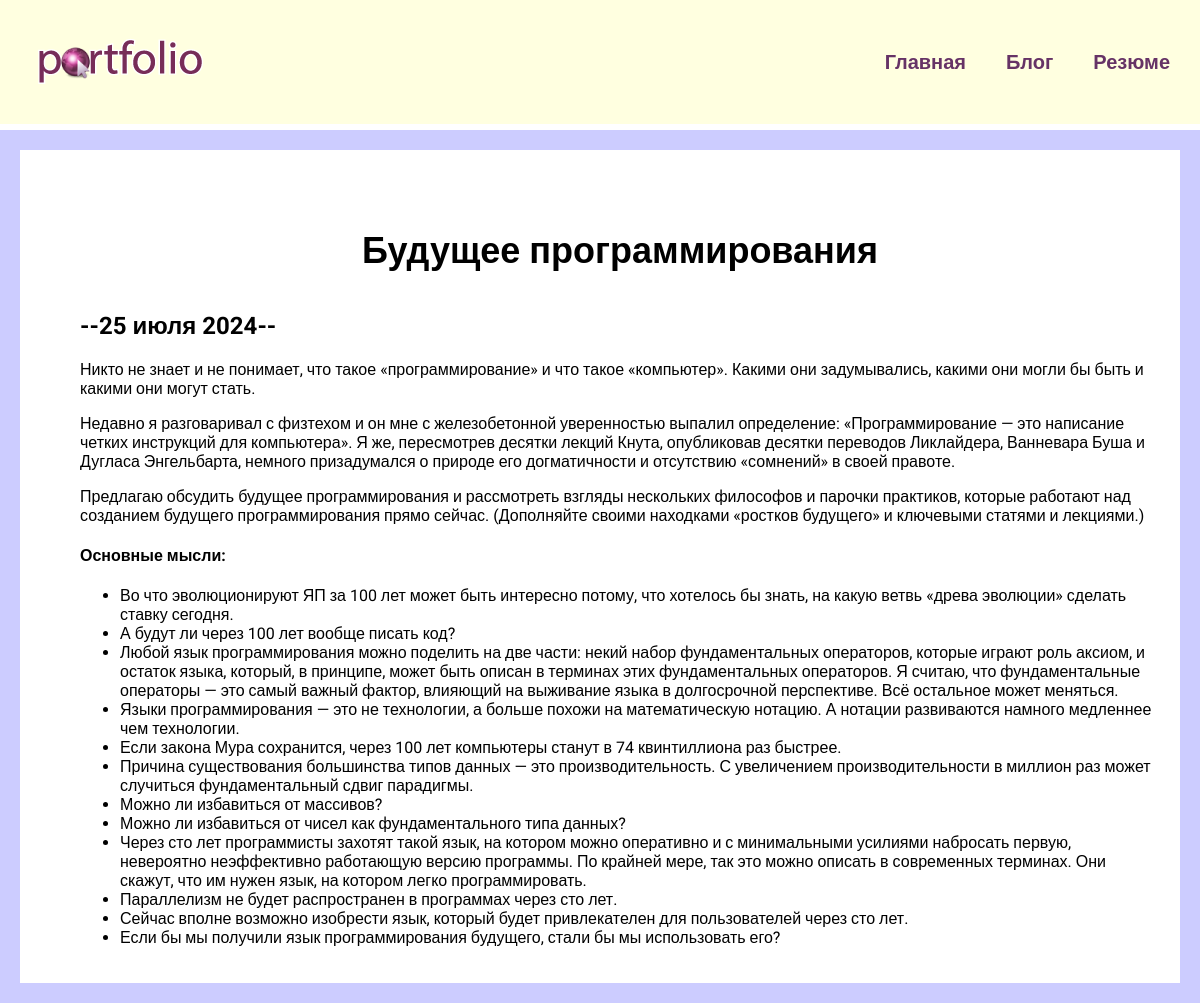
The app's page /blog/2/ with its own data.
### blog/models.py (models this page shows, shortened)
class Blog(models.Model):
    title = models.CharField(max_length=200)
    description = models.TextField()
    date = models.DateField()

### blog/views.py (the view)
# urls.py: path('<int:blog_id>/', views.detail, name='detail'),
def detail(request, blog_id):
    blog = get_object_or_404(Blog, pk=blog_id)
    return render(request, 'blog/details.html', {'blog': blog})

### blog/templates/blog/details.html
{% extends 'skills/base.html' %}
{% block content %}
<div class="detail">
    <h1>{{ blog.title }}</h1>
    <h2>--{{ blog.date|date:'j E Y' }}--</h2>
    {{ blog.description|safe }}
</div>
{% endblock %}

### skills/static/css/style.css (style rules this page uses)
body { font-family: "Roboto", sans-serif; background: #CCCCFF; margin: 0; padding: 0; }
.content h1 { text-align: center; margin: 60px 0 40px; font-size: 36px; }
.detail { background: #FFF; padding: 20px 20px 20px 60px; }

### records on screen
Blog: title "Будущее программирования", date "25 июля 2024", description "Никто не знает и не понимает, что такое «программирование» и что такое «компьютер». Какими они задумывались, какими они могли бы быть и какими они могут стать. Недавно я разговаривал с физтехом и он мне с железобетонной уверенностью выпалил определение: «Программирование — это написание четких инструкций для компьютера». Я же, пересмотрев десятки лекций Кнута, опубликовав десятки переводов Ликлайдера, Ванневара Буша и Дугласа Энгельбарта, немного призадумался о природе его догматичности и отсутствию «сомнений» в своей правоте. Предлагаю обсудить будущее программирования и рассмотреть взгляды нескольких философов и парочки практиков, которые работают над созданием будущего программирования…"
